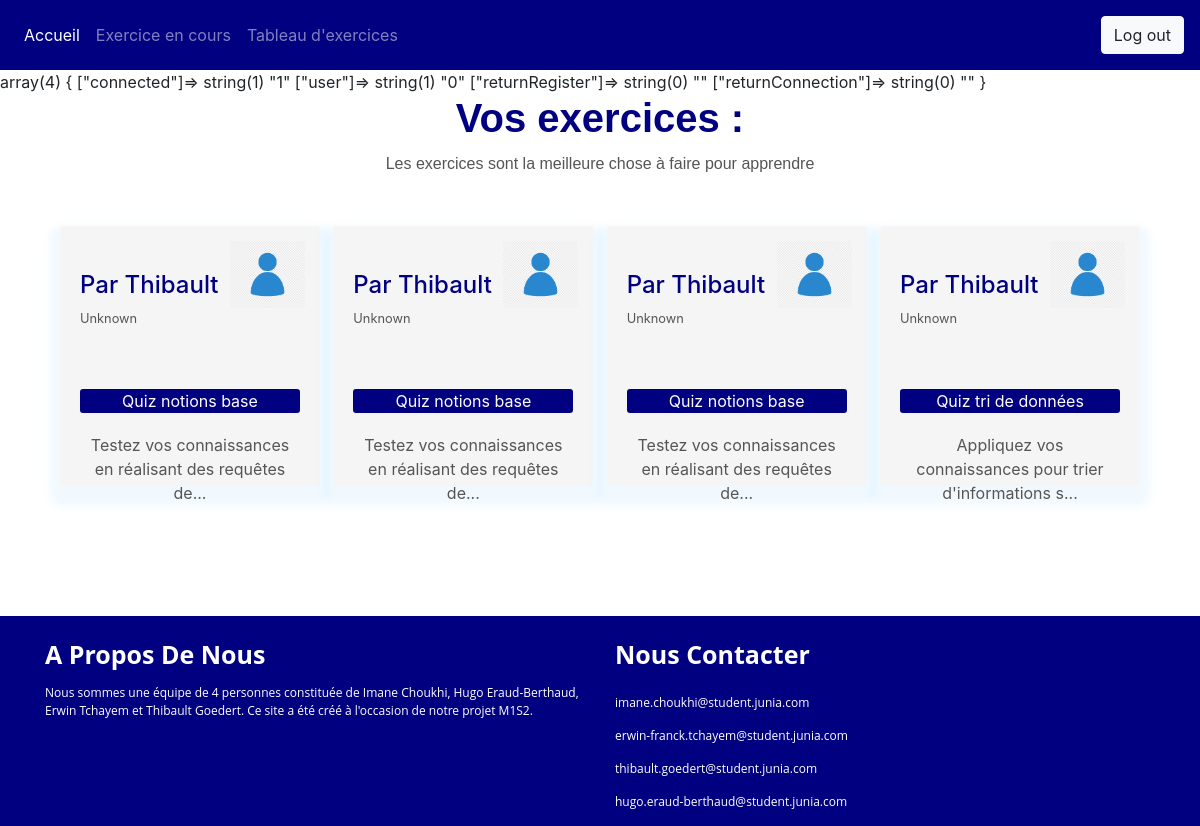
/ (signed in), run on the app's committed database.
### tables this page shows
CREATE TABLE IF NOT EXISTS `quiz` (
  `quiz_id` int(11) NOT NULL AUTO_INCREMENT,
  `quiz_name` varchar(50) DEFAULT NULL,
  `quiz_difficulty` varchar(50) DEFAULT NULL,
  `quiz_description` varchar(1000) DEFAULT NULL,
  `user_id` int(11) NOT NULL,
  `quiz_database` varchar(50) NOT NULL,
  `quiz_img` varchar(50) NOT NULL,
  PRIMARY KEY (`quiz_id`),
  KEY `user_id` (`user_id`)
);

CREATE TABLE IF NOT EXISTS `users` (
  `user_id` int(11) NOT NULL AUTO_INCREMENT,
  `user_adress` varchar(50) DEFAULT NULL,
  `user_last_name` varchar(50) NOT NULL,
  `user_first_name` varchar(50) NOT NULL,
  `user_password` varchar(50) DEFAULT NULL,
  `user_role` tinyint(4) DEFAULT NULL,
  `user_score` int(11) DEFAULT '0',
  PRIMARY KEY (`user_id`)
);

### Controller/PDOFactory.php (called while the page is built)
<?php
	class BDD{
		private static $connexion;
			public static function get(){
			   if(!self::$connexion instanceof PDO){
			      self::$connexion = new PDO('mysql:host=localhost;dbname=db_project;charset=utf8', 'root', '');
			   }
			   return self::$connexion;
			}
	}

### View/main.php (the view, shortened to what this page needs)
<div class="title-box">
        <h1>Vos exercices :</h1>
        <p>Les exercices sont la meilleure chose à faire pour apprendre</p>
    </div>
    <?php
        $quizAvailable=BDD::get()->query("SELECT `quiz_id`, `quiz_name`,`quiz_difficulty`, `quiz_description`, `quiz_database`, `user_id` FROM `quiz`")->fetchAll();
    ?>
    <div class="quiz-row">
        <?php
            $index=0;
            foreach ($quizAvailable as $quiz) {
                if($index<=3){
                ?>
                <a href="index.php?page=exercice&id=<?php echo($quiz["quiz_id"]); ?>">
                <div class="quiz-box">
                    <?php
                    $id=(int)$quizAvailable[$index]['user_id'];
                    $quizCreator=BDD::get()->query("SELECT `user_id`,`user_role`,`user_first_name` FROM `users` WHERE `user_id`=$id")->fetchAll();
                    ?>
                    <h4><?php echo "Par ".$quizCreator[0]['user_first_name']; ?></h4>
                    <small><?php if($quizCreator[0]['user_role']==1){echo "Admin";} else{echo "Unknown";}?></small>
                    <img src="View/Img/avatar.png">
                    <div class="title-quiz-box">
                        <p1><?php echo $quizAvailable[$index]['quiz_name']; ?></p1>
                    </div>
                    <p><?php echo substr($quizAvailable[$index]['quiz_description'], 0, 55)."..."; ?></p>
                </div>
                </a>
                <?php
                }
                $index+=1;
            }
         ?>
    </div>

### View/style.css (style rules this page uses)
.title-box { text-align: center; font-family: sans-serif; margin: 0px auto 50px; color: #000080; }
.title-box h1 { font-weight:600; }
.title-box p { margin-top: 10px; line-height: 24px; color: #555; }
.quiz-box { width: 260px; height: 260px; background: #F5F5F5; border-radius: 4px; margin-bottom: 30px; box-shadow: 0 10px 10px 10px rgba(115, 193, 255, 0.1); padding: 20px; position: relative; transition: .5s; }
.quiz-box img { width:75px; position: absolute; top: 15px; right: 15px; border-radius: 4px; transition: .5s; }
.quiz-box h4 { margin-top: 25px; margin-bottom: 5px; color:#000080; }
small { color:#555; }
.title-quiz-box { background: #000080; margin: 60px auto 20px; text-align: center; border-radius: 3px; color: #fff; }
.quiz-box p { text-align: center; line-height: 24px; color: #555; }
.quiz-row { display: flex; justify-content: space-between; flex-wrap: wrap; width: 90%; margin: 0px auto 100px; }

### data on the page
quiz: user.user_first_name "Thibault", quiz_name "Quiz notions base", quiz_description "Testez vos connaissances en réalisant des requêtes de"
quiz: user.user_first_name "Thibault", quiz_name "Quiz notions base", quiz_description "Testez vos connaissances en réalisant des requêtes de"
quiz: user.user_first_name "Thibault", quiz_name "Quiz notions base", quiz_description "Testez vos connaissances en réalisant des requêtes de"
quiz: user.user_first_name "Thibault", quiz_name "Quiz tri de données", quiz_description "Appliquez vos connaissances pour trier d'informations s"
